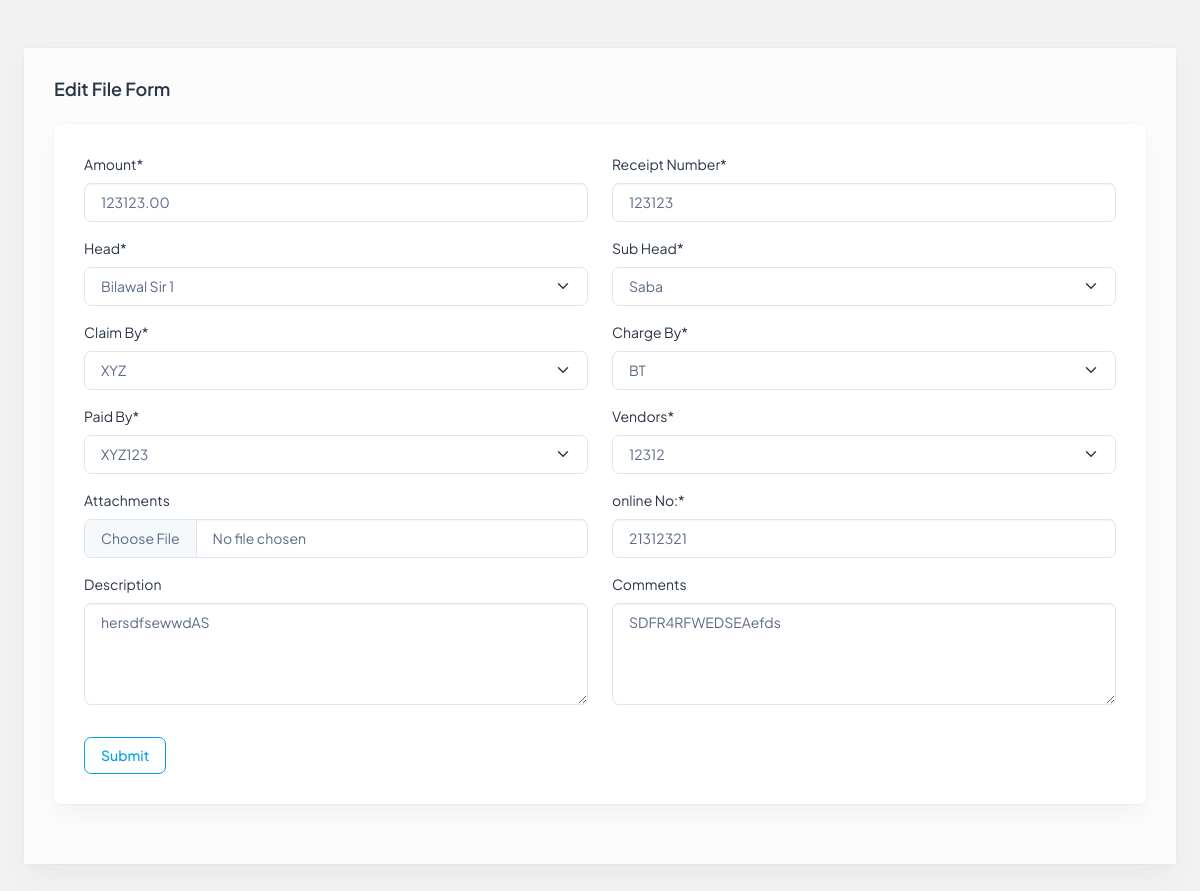
The page /editfile/12 (signed in) on the database its author committed.
### Accountapp/models.py (models this page shows, shortened)
class AccountingEntry(models.Model):
    date = models.DateField(auto_now_add=True)
    amount = models.DecimalField(max_digits=10, decimal_places=2)
    head = models.ForeignKey(Head, on_delete=models.CASCADE)
    sub_head = models.ForeignKey(Shead, on_delete=models.CASCADE)
    description = models.TextField()
    receipt_number = models.CharField(max_length=20)
    charge_by = models.ForeignKey(charge, on_delete=models.CASCADE, null=True, blank=True)
    voucher = models.CharField(max_length=50,null=True,blank=True, unique=True)
    paid_by = models.ForeignKey(paid, on_delete=models.CASCADE, null=True, blank=True)
    claim_by = models.ForeignKey(claim, on_delete=models.CASCADE, null=True, blank=True)
    instrument = models.CharField(max_length=10,null=True,blank=True, choices=[('cash', 'Cash'), ('cheque', 'Cheque'), ('online', 'Online Transfer')])
    cash_number = models.CharField(max_length=20, default=0,null=True, blank=True)
    cheque_number = models.CharField(max_length=20,default=0, null=True, blank=True)
    online_number = models.CharField(max_length=20,default=0, null=True, blank=True)
    vendors = models.ForeignKey(Vendor, null=True,blank=True, on_delete=models.CASCADE)
    attachments = models.FileField(upload_to='attachments/', null=True, blank=True)
    comments = models.TextField()

class Head(models.Model):
    name = models.CharField(max_length=50)

class Shead(models.Model):
    name = models.CharField(max_length=50)

class claim(models.Model):
    name = models.CharField(max_length=50)

class charge(models.Model):
    name = models.CharField(max_length=50)

class paid(models.Model):
    name = models.CharField(max_length=50)

class Vendor(models.Model):
    name = models.CharField(max_length=50, unique=True)
    def __str__(self):
        return self.name

### Accountapp/views.py (the view)
# urls.py: path("editfile/<int:id>",views.edit,name="editfile"),
@login_required(login_url="signin")
def edit(request, id):
    data = AccountingEntry.objects.get(id=id)
    heads = Head.objects.all()
    subheads = Shead.objects.all()
    charges = charge.objects.all()
    Paid = paid.objects.all()
    claims = claim.objects.all()
    vendors = Vendor.objects.all()
    return render(request, "editfile.html", locals())

### Accountapp/templates/editfile.html (shortened to what this page needs)
<!DOCTYPE html>
<html lang="en">
  <head>
    {% load static %}
    <link rel="stylesheet" href="{% static 'css/styles.min.css' %}" />
    <link rel="stylesheet" href="{% static 'css/custom.css' %}" />
  </head>
  <body>
    <div class="page-wrapper" id="main-wrapper" data-layout="horizontal" data-navbarbg="skin6" data-header-position="fixed">
      <div class="body-wrapper">
        <div class="container-fluid mt-4">
          <div class="card">
            <div class="card-body main-card">
              <div class="row">
                <div class="col-md-12">
                  <h5 class="card-title fw-semibold mb-4">Edit File Form</h5>
                  <div class="card">
                    <div class="card-body">
                      <form action="{% url 'updatefile' %}" method="post" enctype="multipart/form-data">
                        <div class="row">
                        <div class="mb-3 col-md-6">
                            <label for="amount" class="form-label">Amount*</label>
                            <input type="text" class="form-control" id="amount" name="amount" value="{{ data.amount }}" required />
                        </div>
                        <div class="mb-3 col-md-6">
                            <label for="receiptNumber" class="form-label">Receipt Number*</label>
                            <input class="form-control" type="text" id="receiptNumber" name="receiptNumber" value="{{ data.receipt_number }}" required />
                        </div>
                        <div class="mb-3 col-md-6">
                            <label for="head" class="form-label">Head*</label>
                            <select id="head" name="head" class="form-select" required>
                                {% for head_option in heads %}
                                    <option class="form-control" value="{{ head_option.id }}" {% if head_option.id == data.head.id %}selected{% endif %}>
                                        {{ head_option.name }}
                                    </option>
                                {% endfor %}
                            </select>
                        </div>
                        <div class="mb-3 col-md-6">
                            <label for="subHead" class="form-label">Sub Head*</label>
                            <select id="subHead" name="subHead" class="form-select" required>
                                {% for subhead_option in subheads %}
                                    <option class="form-control" value="{{ subhead_option.id }}" {% if subhead_option.id == data.sub_head.id %}selected{% endif %}>
                                        {{ subhead_option.name }}
                                    </option>
                                {% endfor %}
                            </select>
                        </div>
                        <div class="mb-3 col-md-6">
                            <label for="claimBy" class="form-label">Claim By*</label>
                            <select id="claimBy" name="claimBy" class="form-select" required>
                                {% for claim_option in claims %}
                                    <option class="form-control" value="{{ claim_option.id }}" {% if claim_option.id == data.claim_by.id %}selected{% endif %}>
                                        {{ claim_option.name }}
                                    </option>
                                {% endfor %}
                            </select>
                        </div>
                        <div class="mb-3 col-md-6">
                            <label for="chargeBy" class="form-label">Charge By*</label>
                            <select id="chargeBy" name="chargeBy" class="form-select" required>
                                {% for charge_option in charges %}
                                    <option class="form-control" value="{{ charge_option.id }}" {% if charge_option.id == data.charge_by.id %}selected{% endif %}>
                                        {{ charge_option.name }}
                                    </option>
                                {% endfor %}
                            </select>
                        </div>
                        <div class="mb-3 col-md-6">
                            <label for="paidBy" class="form-label">Paid By*</label>
                            <select id="paidBy" name="paidBy" class="form-select" required>
                                {% for paid_option in Paid %}
                                    <option class="form-control" value="{{ paid_option.id }}" {% if paid_option.id == data.paid_by.id %}selected{% endif %}>
                                        {{ paid_option.name }}
                                    </option>
                                {% endfor %}
                            </select>
                        </div>
                        <div class="mb-3 col-md-6">
                          <label for="vendors" class="form-label">
                            Vendors*
                            <button type="button" class="add-vendor-button text-primary" onclick="addVendor()" style="background-color: transparent; border: none; padding: 0;">
                              <i class="ti ti-square-plus" style="font-size: 1.1rem;"></i>
                            </button>
                          </label>
                          <select id="vendors" name="vendors" class="form-select" required>
                            {% for vendor_option in vendors %}
                              <option class="form-control" value="{{ vendor_option.id }}" {% if vendor_option.id == data.vendors.id %}selected{% endif %}>
                                  {{ vendor_option }}
                              </option>
                            {% endfor %}
                          </select>
                        </div>
                        <div class="mb-3 col-md-6">
                          <label for="attachments" class="form-label" style="cursor: pointer;">Attachments</label>
                          <input class="form-control" type="file" id="attachments" name="attachments" />
                        </div>
                        <div id="cashFields" class="mb-3 col-md-6">
                          <label for="cashNumber" class="form-label">{{ data.instrument }} No:*</label>
                          {% if data.instrument == 'cash' %}
                              <input type="text" id="cashNumber" name="cashNumber" class="form-control" value="{{ data.cash_number }}" />
                          {% elif data.instrument == 'cheque' %}
                              <input type="text" id="cashNumber" name="chequeNumber" class="form-control" value="{{ data.cheque_number }}" />
                          {% else %}
                              <input type="text" id="cashNumber" name="onlineNumber" class="form-control" value="{{ data.online_number }}" />
                          {% endif %}
                        </div>
                        <div class="mb-3 col-md-6">
                          <label for="description" class="form-label">Description</label>
                          <textarea class="form-control" rows="4" id="description" name="description" placeholder="Please enter description">{{ data.description }}</textarea>
                        </div>
                        <div class="mb-3 col-md-6">
                          <label for="comments" class="form-label">Comments</label>
                          <textarea class="form-control" rows="4" id="comments" name="comments" placeholder="Please enter comments">{{ data.comments }}</textarea>
                        </div>
                      </div>
                      <button id="btn" type="submit" class="btn btn-outline-primary mt-3">Submit</button>
                    </form>
                    </div>
                  </div>
                </div>
              </div>
            </div>
          </div>
        </div>
      </div>
    </div>
  </body>
</html>

### Accountapp/static/css/custom.css (style rules this page uses)
a.text-primary, .text-primary { color: #03a3e0 !important; }

### Accountapp/templates/editfile.html (style rules this page uses)
html { background-color: #f2f2f2 !important; }
body { background-color: #f2f2f2 !important; }
.main-card { background-color: #fcfcfc !important; }

### rows shown on the page
AccountingEntry: amount "123123.00", receiptNumber "123123", head "Bilawal Sir 1", subHead "Saba", claimBy "XYZ", chargeBy "BT", paidBy "XYZ123", vendors "12312", instrument "online", onlineNumber "21312321", description "hersdfsewwdAS", comments "SDFR4RFWEDSEAefds"
